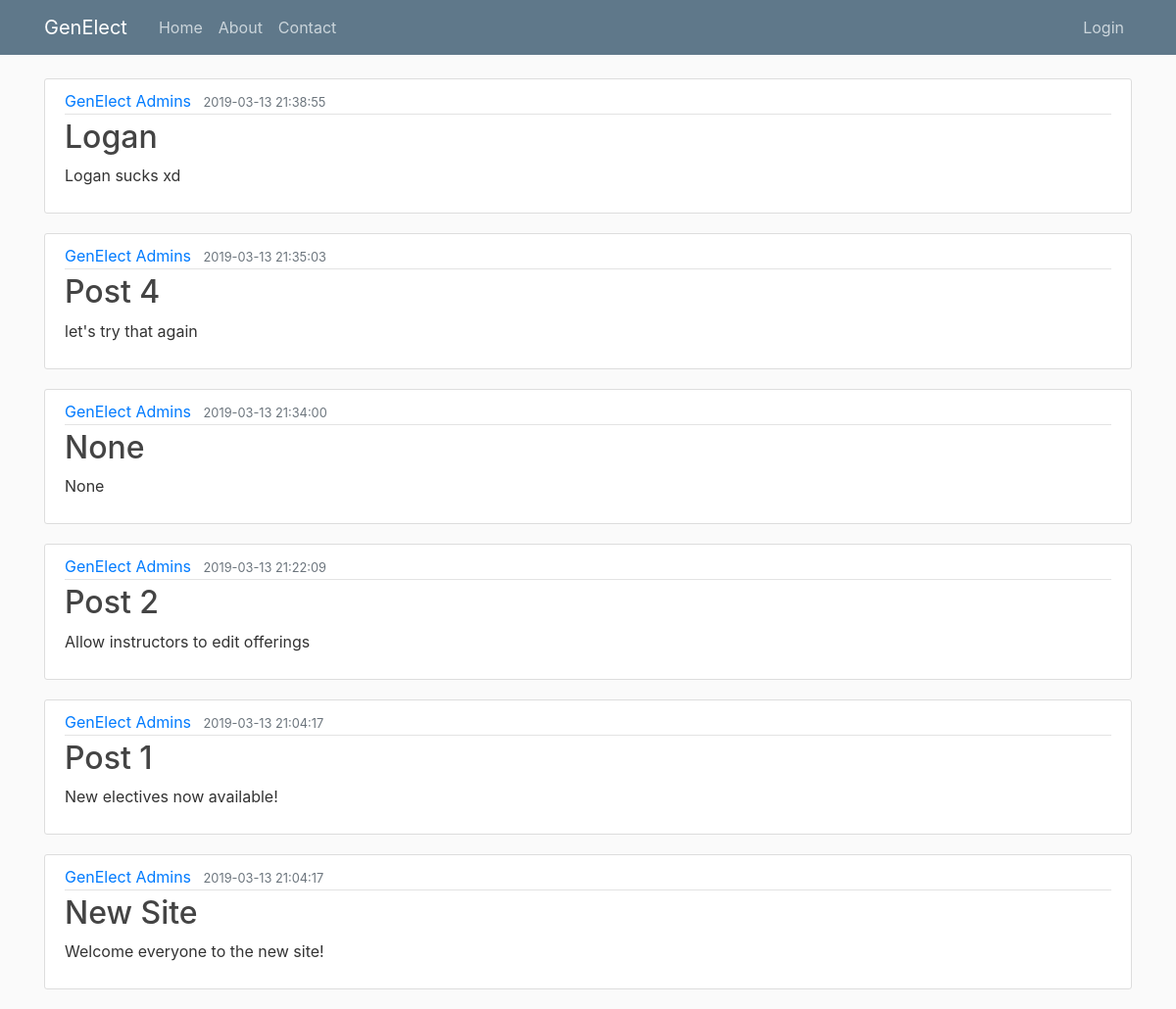
The page /index on the database as committed earlier.
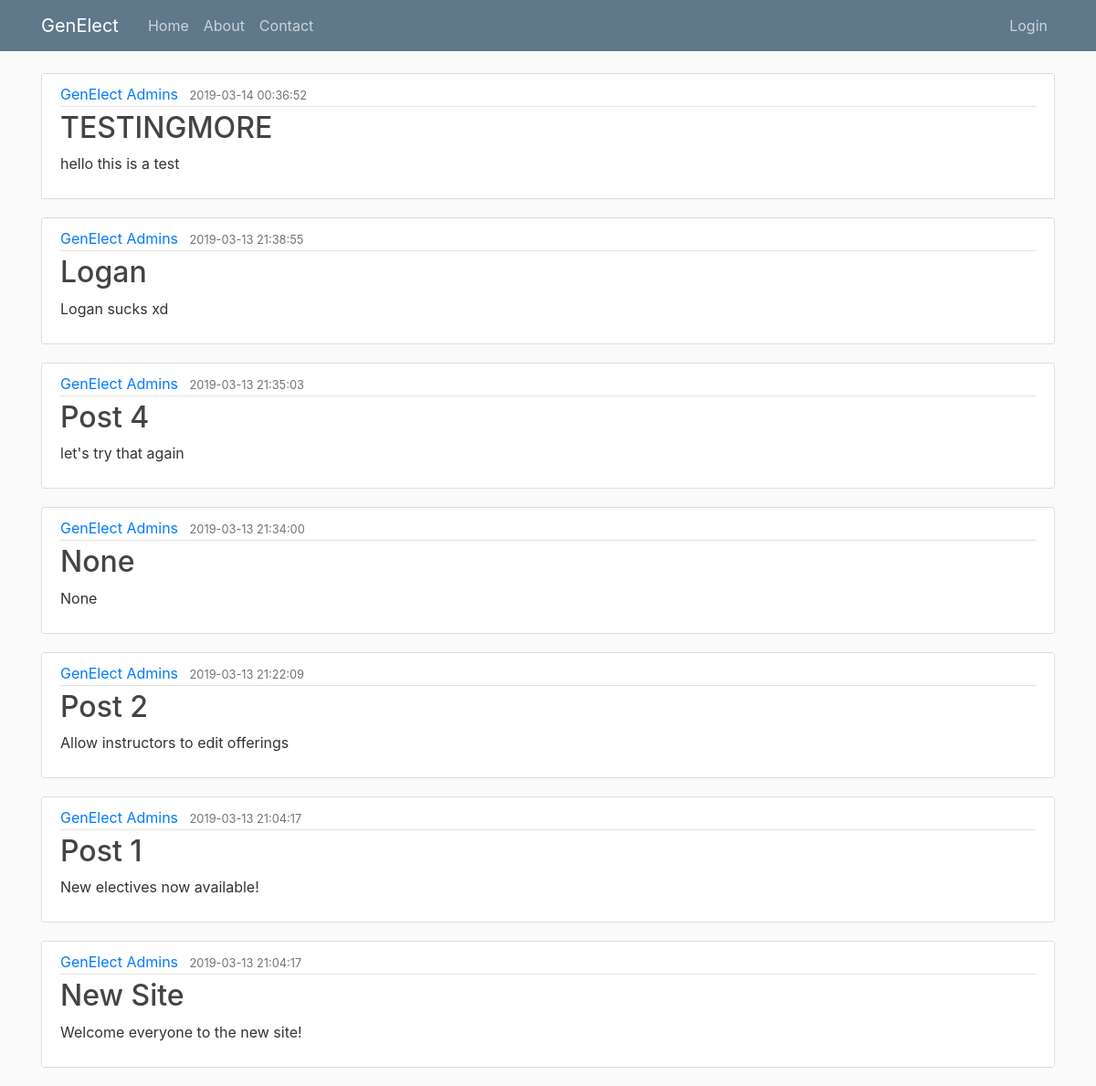
The same page on the database as committed later.
### genElect/models/__init__.py (models this page shows)
class Base(db.Model):
    __abstract__ = True
    id = db.Column(db.Integer, primary_key=True, autoincrement=True)
    date_created = db.Column(db.DateTime, default=db.func.current_timestamp())
    date_modified = db.Column(db.DateTime, default=db.func.current_timestamp(),
            onupdate=db.func.current_timestamp())

class Notifications(Base):
    title = db.Column(db.String(100))
    notification = db.Column(db.String(1000))

### app.py (the view)
@app.route("/")
@app.route("/home")
@app.route("/index")
def index():
    notifications = Notifications.query.all()
    notifications.reverse()
    return render_template('index.html', posts=notifications)

### genElect/templates/index.html
{% extends "layout.html" %}
{% block content %}
    {% for post in posts %}
        <article class="media content-section">
          <div class="media-body">
            <div class="article-metadata">
              <a class="mr-2" href="#">GenElect Admins</a>
              <small class="text-muted">{{ post.date_created }}</small>
            </div>
            <h2><a class="article-title" href="#">{{ post.title }}</a></h2>
            <p class="article-content">{{ post.notification }}</p>
          </div>
        </article>
    {% endfor %}
{% endblock content %}

### genElect/templates/layout.html (shortened to what this page needs)
<!DOCTYPE html>
<html>
<head>
    <link rel="stylesheet" href="https://maxcdn.bootstrapcdn.com/bootstrap/4.0.0/css/bootstrap.min.css">
    <link rel="stylesheet" type="text/css" href="{{ url_for('static', filename='main.css') }}">
</head>
<body>
    <header class="site-header">
      <nav class="navbar navbar-expand-md navbar-dark bg-steel fixed-top">
        <div class="container">
          <a class="navbar-brand mr-4" href="/">GenElect</a>
          <div class="collapse navbar-collapse" id="navbarToggle">
            <div class="navbar-nav mr-auto">
              <a class="nav-item nav-link" href="{{ url_for('index') }}">Home</a>
              <a class="nav-item nav-link" href="{{ url_for('about') }}">About</a>
              <a class="nav-item nav-link" href="{{ url_for('contact') }}">Contact</a>
            </div>
            <div class="navbar-nav">
              {% if current_user.is_authenticated %}
                {% if current_user.username == "admin" %}
                  <a class="nav-item nav-link" href="{{ url_for('admin') }}">Admin</a>
                {% endif %}
                <a class="nav-item nav-link" href="{{ url_for('account') }}">Account</a>
                <a class="nav-item nav-link" href="{{ url_for('logout') }}">Logout</a>
              {% else %}
                <a class="nav-item nav-link" href="{{ url_for('login') }}">Login</a>
              {% endif %}
            </div>
          </div>
        </div>
      </nav>
    </header>
    <main role="main" class="container">
      <div class="row">
        <div class="col-md-12">
          {% block content %}{% endblock %}
        </div>
      </div>
    </main>
</body>
</html>

### static/main.css (style rules this page uses)
body { background: #fafafa; color: #333333; margin-top: 5rem; }
h1, h2, h3, h4, h5, h6 { color: #444444; }
.bg-steel { background-color: #5f788a; }
.site-header .navbar-nav .nav-link { color: #cbd5db; }
.content-section { background: #ffffff; padding: 10px 20px; border: 1px solid #dddddd; border-radius: 3px; margin-bottom: 20px; }
.article-title { color: #444444; }
.article-content { white-space: pre-line; }
.article-metadata { padding-bottom: 1px; margin-bottom: 4px; border-bottom: 1px solid #e3e3e3 }

Rows that differ between the two databases and show on the page:
added Notifications: date_created "2019-03-14 00:36:52", title "TESTINGMORE", notification "hello this is a test"
